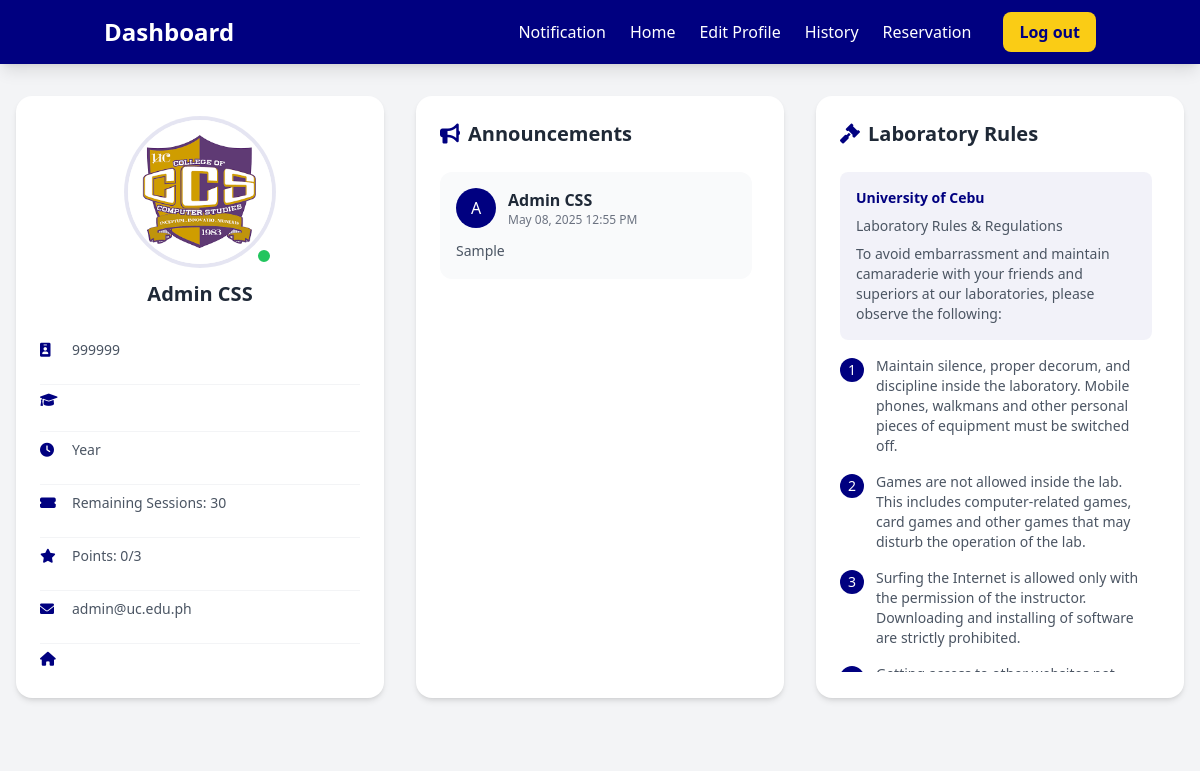
The app's page /dashboard.php (signed in) with its own data.
### tables this page shows
CREATE TABLE `users` (
  `ID` int(11) NOT NULL,
  `ID_NUMBER` int(11) NOT NULL,
  `LASTNAME` varchar(50) NOT NULL,
  `FIRSTNAME` varchar(50) NOT NULL,
  `MIDDLENAME` varchar(50) DEFAULT NULL,
  `COURSE` varchar(100) DEFAULT NULL,
  `YEAR` int(11) DEFAULT NULL,
  `USERNAME` varchar(50) NOT NULL,
  `PASSWORD` varchar(100) NOT NULL,
  `EMAIL` varchar(100) NOT NULL,
  `ADDRESS` varchar(30) DEFAULT NULL,
  `SESSION` int(11) DEFAULT 30,
  `IMAGE` varchar(100) DEFAULT NULL,
  `CREATED_AT` timestamp NOT NULL DEFAULT current_timestamp(),
  `user_type` enum('student','admin') NOT NULL DEFAULT 'student',
  `POINTS` int(11) DEFAULT 0
);

CREATE TABLE `announcements` (
  `id` int(11) NOT NULL,
  `admin_username` varchar(50) NOT NULL,
  `content` text NOT NULL,
  `date_posted` datetime DEFAULT current_timestamp()
);

### dashboard.php (the view, shortened to what this page needs)
<?php
$host = 'localhost';
$username = 'root';
$password = '';
$dbname = 'ccs-sit-in';
$conn = new mysqli($host, $username, $password, $dbname);
$user = $_SESSION['username'];
$stmt = $conn->prepare("SELECT ID_NUMBER, LASTNAME, FIRSTNAME, MIDDLENAME, COURSE, YEAR, EMAIL, ADDRESS, IMAGE, SESSION, POINTS FROM users WHERE USERNAME = ?");
$stmt->bind_param("s", $user);
$stmt->execute();
$stmt->bind_result($IDNO, $lName, $fName, $MdName, $Course, $Yrlevel, $email, $address, $profile_image, $session, $points);
$default_image = "images/css.png";
$profile_image = $profile_image ? $profile_image : $default_image;
$announcements_query = $conn->query("
    SELECT a.*, u.FIRSTNAME, u.LASTNAME
    FROM announcements a
    LEFT JOIN users u ON a.admin_username = u.USERNAME
    ORDER BY a.date_posted DESC
");
?>
<!DOCTYPE html>
<html lang="en">
<head>
    <script src="https://cdn.tailwindcss.com"></script>
    <link href="https://cdnjs.cloudflare.com/ajax/libs/font-awesome/6.0.0-beta3/css/all.min.css" rel="stylesheet">
</head>
<body class="bg-gray-100 min-h-screen">
    <header class="bg-navy-800 shadow-lg">
        <div class="container mx-auto px-4">
            <nav class="flex items-center justify-between h-16">
                <h2 class="text-2xl font-bold text-white">Dashboard</h2>
                <div class="flex items-center space-x-8">
                    <ul class="flex space-x-6">
                        <li><a href="#" class="text-white hover:text-yellow-400 transition">Notification</a></li>
                        <li><a href="dashboard.php" class="text-white hover:text-yellow-400 transition">Home</a></li>
                        <li><a href="edit_profile.php" class="text-white hover:text-yellow-400 transition">Edit Profile</a></li>
                        <li><a href="history.php" class="text-white hover:text-yellow-400 transition">History</a></li>
                        <li><a href="reservation.php" class="text-white hover:text-yellow-400 transition">Reservation</a></li>
                    </ul>
                    <a href="logout.php" class="bg-yellow-400 text-navy-800 px-4 py-2 rounded-lg font-bold hover:bg-navy-800 hover:text-yellow-400 transition duration-300">Log out</a>
                </div>
            </nav>
        </div>
    </header>
    <main class="container mx-auto px-4 py-8 max-w-7xl">
        <div class="grid grid-cols-1 lg:grid-cols-3 gap-8">
            <div class="bg-white rounded-2xl shadow-md p-6 hover:shadow-xl transition-shadow duration-300">
                <div class="flex flex-col items-center">
                    <div class="relative">
                        <img src="<?php echo htmlspecialchars($profile_image); ?>" alt="" class="w-36 h-36 rounded-full object-cover ring-4 ring-navy-800/10">
                        <div class="absolute bottom-0 right-0 bg-green-500 w-4 h-4 rounded-full border-2 border-white"></div>
                    </div>
                    <h3 class="text-xl font-bold mt-4 mb-6 text-gray-800"><?php echo htmlspecialchars("$fName $lName"); ?></h3>
                    <div class="space-y-4 w-full text-sm divide-y divide-gray-100">
                        <div class="flex items-center py-2">
                            <i class="fas fa-id-badge w-5 text-navy-800"></i>
                            <span class="text-gray-600 ml-3"><?php echo htmlspecialchars($IDNO); ?></span>
                        </div>
                        <div class="flex items-center py-2">
                            <i class="fas fa-graduation-cap w-5 text-navy-800"></i>
                        </div>
                        <div class="flex items-center py-2">
                            <i class="fas fa-clock w-5 text-navy-800"></i>
                            <span class="text-gray-600 ml-3"><?php echo htmlspecialchars($Yrlevel); ?> Year</span>
                        </div>
                        <div class="flex items-center py-2">
                            <i class="fas fa-ticket-alt w-5 text-navy-800"></i>
                            <span class="text-gray-600 ml-3">Remaining Sessions: <?php echo htmlspecialchars($session); ?></span>
                        </div>
                        <div class="flex items-center py-2">
                            <i class="fas fa-star w-5 text-navy-800"></i>
                            <span class="text-gray-600 ml-3">Points: <?php echo htmlspecialchars($points); ?>/3</span>
                        </div>
                        <div class="flex items-center py-2">
                            <i class="fas fa-envelope w-5 text-navy-800"></i>
                            <span class="text-gray-600 ml-3"><?php echo htmlspecialchars($email); ?></span>
                        </div>
                        <div class="flex items-center py-2">
                            <i class="fas fa-home w-5 text-navy-800"></i>
                        </div>
                    </div>
                </div>
            </div>
            <div class="bg-white rounded-2xl shadow-md p-6 hover:shadow-xl transition-shadow duration-300">
                <h3 class="text-xl font-bold mb-6 text-gray-800 flex items-center">
                    <i class="fas fa-bullhorn mr-2 text-navy-800"></i>
                    Announcements
                </h3>
                <div class="max-h-[500px] overflow-y-auto pr-2">
                    <?php if ($announcements_query->num_rows > 0): ?>
                        <?php while($announcement = $announcements_query->fetch_assoc()): ?>
                            <div class="mb-6 bg-gray-50 rounded-xl p-4 last:mb-0">
                                <div class="flex items-center mb-3">
                                    <div class="w-10 h-10 bg-navy-800 rounded-full flex items-center justify-center text-white">
                                        <?php echo strtoupper(substr($announcement['FIRSTNAME'], 0, 1)); ?>
                                    </div>
                                    <div class="ml-3">
                                        <p class="font-semibold text-gray-800">
                                            <?php echo htmlspecialchars($announcement['FIRSTNAME'] . ' ' . $announcement['LASTNAME']); ?>
                                        </p>
                                        <p class="text-xs text-gray-500">
                                            <?php echo date('F d, Y h:i A', strtotime($announcement['date_posted'])); ?>
                                        </p>
                                    </div>
                                </div>
                                <p class="text-gray-600 text-sm leading-relaxed">
                                    <?php echo nl2br(htmlspecialchars($announcement['content'])); ?>
                                </p>
                            </div>
                        <?php endwhile; ?>
                    <?php endif; ?>
                </div>
            </div>
            <div class="bg-white rounded-2xl shadow-md p-6 hover:shadow-xl transition-shadow duration-300">
                <h3 class="text-xl font-bold mb-6 text-gray-800 flex items-center">
                    <i class="fas fa-gavel mr-2 text-navy-800"></i>
                    Laboratory Rules
                </h3>
                <div class="max-h-[500px] overflow-y-auto pr-2 text-sm">
                    <div class="space-y-4 text-gray-600">
                        <div class="bg-navy-800/5 p-4 rounded-lg">
                            <h4 class="font-bold text-navy-800 mb-2">University of Cebu</h4>
                            <p class="text-sm">Laboratory Rules & Regulations</p>
                            <p class="text-sm mt-2">To avoid embarrassment and maintain camaraderie with your friends and superiors at our laboratories, please observe the following:</p>
                        </div>
                        <div class="space-y-4">
                            <div class="flex items-start">
                                <span class="bg-navy-800 text-white w-6 h-6 rounded-full flex items-center justify-center flex-shrink-0 mt-0.5">1</span>
                                <p class="ml-3">Maintain silence, proper decorum, and discipline inside the laboratory. Mobile phones, walkmans and other personal pieces of equipment must be switched off.</p>
                            </div>
                            <div class="flex items-start">
                                <span class="bg-navy-800 text-white w-6 h-6 rounded-full flex items-center justify-center flex-shrink-0 mt-0.5">2</span>
                                <p class="ml-3">Games are not allowed inside the lab. This includes computer-related games, card games and other games that may disturb the operation of the lab.</p>
                            </div>
                            <div class="flex items-start">
                                <span class="bg-navy-800 text-white w-6 h-6 rounded-full flex items-center justify-center flex-shrink-0 mt-0.5">3</span>
                                <p class="ml-3">Surfing the Internet is allowed only with the permission of the instructor. Downloading and installing of software are strictly prohibited.</p>
                            </div>
                            <div class="flex items-start">
                                <span class="bg-navy-800 text-white w-6 h-6 rounded-full flex items-center justify-center flex-shrink-0 mt-0.5">4</span>
                                <p class="ml-3">Getting access to other websites not related to the course (especially pornographic and illicit sites) is strictly prohibited.</p>
                            </div>
                        </div>
                    </div>
                </div>
            </div>
        </div>
    </main>
</body>
</html>

### records on screen
users: FIRSTNAME+LASTNAME "Admin CSS", ID_NUMBER "999999", SESSION "30", POINTS "0", EMAIL "admin@uc.edu.ph"
announcements: users.FIRSTNAME "A", users.FIRSTNAME+LASTNAME "Admin CSS", date_posted "May 08, 2025 12:55 PM", content "Sample"
